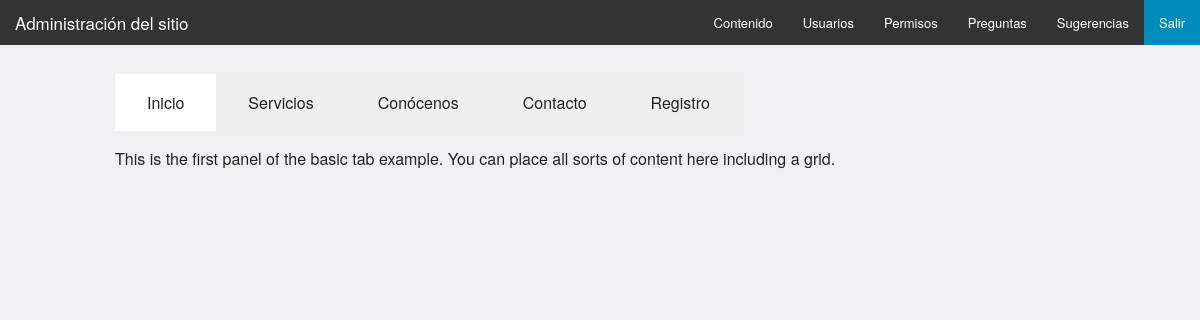
/admin/index.php (signed in), run on the app's committed database.
### tables this page shows
CREATE TABLE IF NOT EXISTS page (
    id INT(10) NOT NULL AUTO_INCREMENT,
    label VARCHAR(16) NOT NULL,
    since TIMESTAMP DEFAULT CURRENT_TIMESTAMP,
    modified TIMESTAMP DEFAULT CURRENT_TIMESTAMP ON UPDATE CURRENT_TIMESTAMP,

    PRIMARY KEY (id)
);

### admin/library/View.php (called while the page is built, shortened)
<?php
class View extends Response {
    protected $template;
    protected $vars = [];
    public function __construct($template, $vars = []) {
        $this->template = $template;
        $this->vars = $vars;
    }
    public function getTemplate() {
        return $this->template;
    }
    public function getVars() {
        return $this->vars;
    }
    public function output() {
        $template = $this->getTemplate();
        $vars = $this->getVars();
        call_user_func(function () use ($template, $vars) {
            extract($vars);
            require "view/$template.tpl.php";
            require "view/layout.tpl.php";
        });
    }
}

### admin/index.php (called while the page is built, shortened)
<?php
spl_autoload_register(function ($qualified_class_name) {
    $vendor_name = "en2portr3s";
    $prefix = '';
    if (__NAMESPACE__) {
        $this_namespace = str_replace($vendor_name . '\\', '', __NAMESPACE__);
        $this_array = explode('\\', $this_namespace);
        for ($index = 0; $index < count($this_array); $index++) {
            $prefix .= '../';
        }
    }
    $class_name_position = strripos($qualified_class_name, '\\') + 1;
    $class_name = substr($qualified_class_name, $class_name_position);
    $namespaces = str_replace(array($vendor_name . '\\', $class_name), '', $qualified_class_name);
    $route = str_replace('\\', '/', $namespaces);
});
    ?>
    <?php
$received_url = filter_input(INPUT_GET, 'url', FILTER_SANITIZE_URL);
$url = empty($received_url) ? "contenido" : $received_url;
$request = new Request($url);
$request->execute();

### model/Page.php (called while the page is built, shortened)
<?php
class Page extends Database {
    function __construct() {
        $this->db_name = "en2portr3s";
    }
    public function get($id = '') {
        if ($id === '') {
            $this->query = "SELECT * FROM page";
        } else {
            $this->query = "SELECT * FROM page WHERE id = '$id'";
        }
        $this->retrieve();
        $matches = count($this->rows);
        return $this->rows;
    }
}

### model/Database.php (called while the page is built, shortened)
<?php
abstract class Database {
    private static $db_host = 'localhost';
    private static $db_user = 'n2x3_user';
    private static $db_pass = 'En2porTr3$';
    private static $db_enc = 'utf8';
    protected $db_name = 'default';
    protected $query;
    private $connection;
    private function connect() {
        $this->connection = new \mysqli(
                self::$db_host, self::$db_user, self::$db_pass, $this->db_name);
        $this->connection->set_charset(self::$db_enc);
    }
    protected function retrieve() {
        $result = $this->connection->query($this->query);
        $this->rows = $result->fetch_all(MYSQLI_ASSOC);
    }
}

### admin/view/contenido.tpl.php (the view, shortened to what this page needs)
<?php
$page = new Page();
$list = $page->get();
$is_active = true;
?>
<div>
    <ul class="tabs" data-tab>
        <?php
        foreach ($list as $item) {
            $id = $item['label'];
            $name = ucfirst($id);
            if ($is_active) {
                echo "<li class = 'tab-title active'><a href = '#$id'>$name</a></li>";
                $is_active = false;
            } else {
                echo "<li class = 'tab-title'><a href = '#$id'>$name</a></li>";
            }
        }
        ?>
    </ul>
    <div class="tabs-content">
        <div class="content active" id="inicio">
            <p>This is the first panel of the basic tab example. You can place all sorts of content here including a grid.</p>
        </div>
    </div>
</div>

### admin/view/css/app.css (style rules this page uses)
body { background: #F0F0F3; }

### data on the page
page: label "Inicio"
page: label "Servicios"
page: label "Conócenos"
page: label "Contacto"
page: label "Registro"
